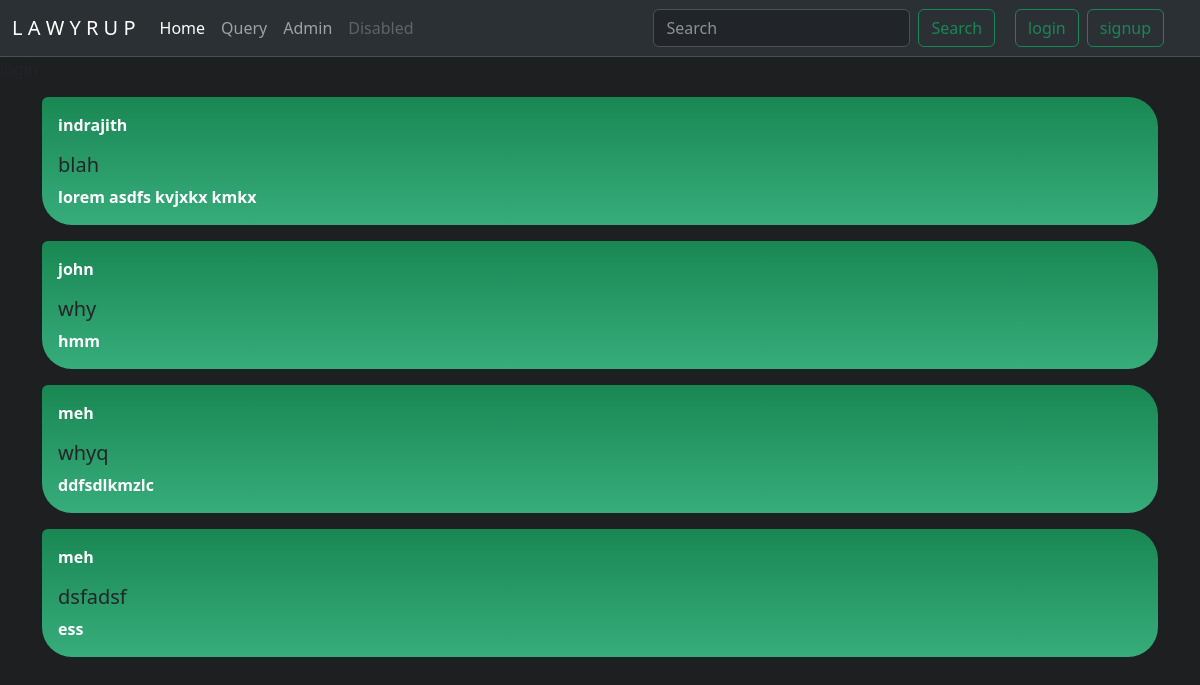
Page /comp/_query.php on the committed database.
### tables this page shows
CREATE TABLE `forum` (
  `thread_id` int(10) NOT NULL,
  `thread_title` varchar(255) NOT NULL,
  `thread_desc` text NOT NULL,
  `thread_user_id` int(11) NOT NULL,
  `timestamp` datetime NOT NULL DEFAULT current_timestamp()
);

CREATE TABLE `cuser` (
  `csno` int(10) NOT NULL,
  `cuser_email` varchar(50) NOT NULL,
  `cuser_name` varchar(70) NOT NULL,
  `cuser_pass` varchar(255) NOT NULL,
  `ctimestamp` datetime NOT NULL DEFAULT current_timestamp(),
  `cban` int(60) NOT NULL DEFAULT 0
);

### comp/_query.php (the view, shortened to what this page needs)
<!doctype html>
<html lang="en">
  <head>
    <link href="https://cdn.jsdelivr.net/npm/bootstrap@5.3.0/dist/css/bootstrap.min.css" rel="stylesheet">
  </head>
  <body style="background: #1d1f20;">
    <?php include '_nav.php';
    ?>
    <?php
      include '_dbconnect.php';
      $sql="select * from forum";
      $result=mysqli_query($conn,$sql);
      while($row=mysqli_fetch_assoc($result)){
        $cuserid=$row['thread_user_id'];
        $sql2="select * from cuser where csno=$cuserid;";
        $result2=mysqli_query($conn,$sql2);
        $row2=mysqli_fetch_assoc($result2);
        $id=$row['thread_id'];
        if(isset($_SESSION['cloggedin']) && $_SESSION['cloggedin']== true){
          echo '<div class="container mt-3">
          <div class="card mb-3" style="border: none; background: linear-gradient(180deg, #198754, #36ac7a 98%); color: white; font-weight: 600; border-top-right-radius: 30px; border-bottom-radius: 30px; border-bottom-right-radius: 30px; border-bottom-left-radius: 30px;">
            <div class="card-body">
            <p>'.$row2['cuser_name'].'</p>
              <a href="_thread.php?threadid='.$id.'" class="text-dark text-decoration-none"><h5 class="card-title">'.$row['thread_title'].'</h5></a>
              <p class="card-text">'.$row['thread_desc'].'</p>
            </div>
          </div>
        </div>';
        }
        else{
          echo '<div class="container mt-3">
          <div class="card mb-3" style="border: none; background: linear-gradient(180deg, #198754, #36ac7a 98%); color: white; font-weight: 600; border-top-right-radius: 30px; border-bottom-radius: 30px; border-bottom-right-radius: 30px; border-bottom-left-radius: 30px;">
            <div class="card-body" >
            <p>'.$row2['cuser_name'].'</p>
            <a href="_thread.php?threadid='.$id.'" class="text-dark text-decoration-none"><h5 class="card-title">'.$row['thread_title'].'</h5></a>
            <p class="card-text">'.$row['thread_desc'].'</p>
            </div>
          </div>
        </div>';
        }
      }
    ?>
  </body>
</html>

### comp/_nav.php (shortened to what this page needs)
<?php
echo '<nav class="navbar navbar-expand-lg bg-body-tertiary navbar bg-dark border-bottom border-bottom-dark" data-bs-theme="dark">
<div class="container-fluid">
  <a class="navbar-brand" href="/jmm/"><ion-icon name="book-outline"></ion-icon>  L A W Y R U P</a>
  <div class="collapse navbar-collapse" id="navbarSupportedContent">
    <ul class="navbar-nav me-auto mb-2 mb-lg-0">
      <li class="nav-item">
        <a class="nav-link active" aria-current="page" href="#">Home</a>
      </li>
      <li class="nav-item">
        <a class="nav-link" href="/jmm/comp/_query.php">Query</a>
      </li>
      <li class="nav-item">
      <button type="button"  class="nav-link" data-bs-toggle="modal" data-bs-target="#exampleModal">
        Admin
      </button>
      </li>
      <li class="nav-item">
        <a class="nav-link disabled">Disabled</a>
      </li>
    </ul>
    <div class="row mx-2">
    ';
    if(isset($_SESSION['loggedin']) && $_SESSION['loggedin']== true){
      echo '<form method="POST" action="JMM/com/signup.php" class="d-flex" role="search">
      <input name="search" class="form-control me-2" type="search" placeholder="Search" aria-label="Search">
      <button name="search" class="btn btn-outline-success  me-3" type="submit">Search</button>
      <p class="text-light my-0"><a style="text-decoration:none;
        font-weight:bold; color:white; " href="comp/_profile.php?luserid='.$_SESSION['user_id'].'">Welcome Lawyer '. $_SESSION['useremail'].'</a></p>
        <a href="/jmm/comp/logout.php/" type="button" class="btn btn-outline-success mx-1">Logout</a>
      </form>';
    }
    else{
      echo '<form method="POST" action="JMM/com/signup.php" class="d-flex" role="search">
      <input name="search" class="form-control me-2" type="search" placeholder="Search" aria-label="Search">
      <button name="search" class="btn btn-outline-success  me-3" type="submit">Search</button>
      <a href="/jmm/comp/_cllogin.php"><button type="button" class="btn btn-outline-success mx-1">login</button></a>
        <a href="/jmm/comp/clientorlaw.php"><button type="button" class="btn btn-outline-success mx-1">signup</button></a>
      </form>';
    }
 echo' </div>
</div>
</nav>';
?>

### rows in the picture
forum: cuser.cuser_name "indrajith", thread_title "blah", thread_desc "lorem asdfs kvjxkx kmkx"
forum: cuser.cuser_name "john", thread_title "why", thread_desc "hmm"
forum: cuser.cuser_name "meh", thread_title "whyq", thread_desc "ddfsdlkmzlc"
forum: cuser.cuser_name "meh", thread_title "dsfadsf", thread_desc "ess"
